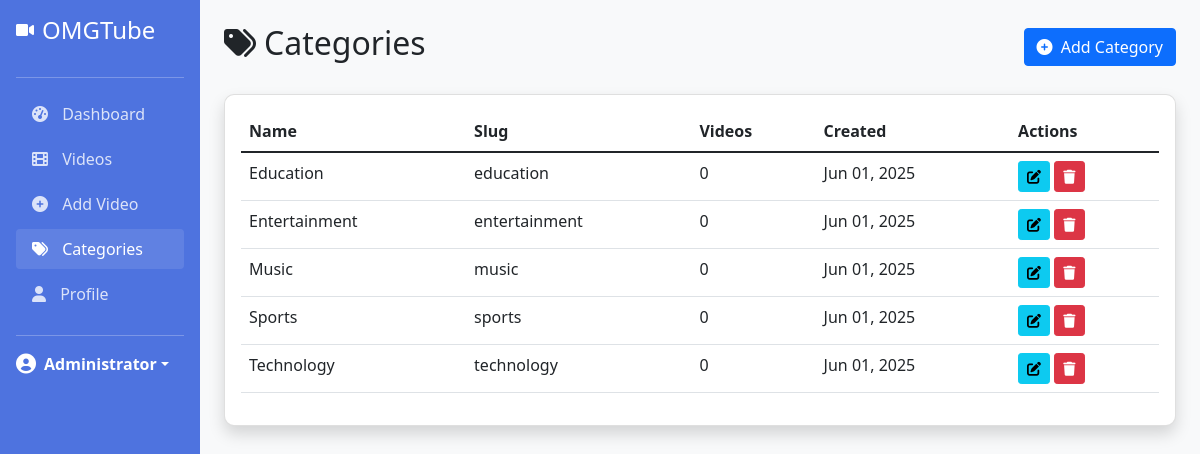
Screenshot of /admin/categories.php (signed in) with the database file from the repository.
### tables this page shows
CREATE TABLE categories (
    id INT AUTO_INCREMENT PRIMARY KEY,
    name VARCHAR(100) NOT NULL UNIQUE,
    slug VARCHAR(100) NOT NULL UNIQUE,
    created_at TIMESTAMP DEFAULT CURRENT_TIMESTAMP,
    updated_at TIMESTAMP DEFAULT CURRENT_TIMESTAMP ON UPDATE CURRENT_TIMESTAMP
);

### admin/categories.php (the view, shortened to what this page needs)
<?php
require_once '../includes/session.php';
$query = "SELECT c.*, COUNT(v.id) as video_count
          FROM categories c
          LEFT JOIN videos v ON c.id = v.category_id
          GROUP BY c.id
          ORDER BY c.name ASC";
$categories = $conn->query($query);
?>
<!DOCTYPE html>
<html lang="en">
<head>
    <link href="https://cdn.jsdelivr.net/npm/bootstrap@5.1.3/dist/css/bootstrap.min.css" rel="stylesheet">
    <link rel="stylesheet" href="https://cdnjs.cloudflare.com/ajax/libs/font-awesome/6.0.0-beta3/css/all.min.css">
</head>
<body>
    <div class="container-fluid">
        <div class="row">
            <div class="col-md-2 sidebar p-0">
                <div class="d-flex flex-column p-3">
                    <a href="dashboard.php" class="d-flex align-items-center mb-3 text-decoration-none text-white">
                        <i class="fas fa-video me-2"></i>
                        <h4 class="mb-0">OMGTube</h4>
                    </a>
                    <hr>
                    <ul class="nav nav-pills flex-column mb-auto">
                        <li class="nav-item">
                            <a href="dashboard.php" class="nav-link">
                                <i class="fas fa-tachometer-alt"></i> Dashboard
                            </a>
                        </li>
                        <li class="nav-item">
                            <a href="videos.php" class="nav-link">
                                <i class="fas fa-film"></i> Videos
                            </a>
                        </li>
                        <li class="nav-item">
                            <a href="add_video.php" class="nav-link">
                                <i class="fas fa-plus-circle"></i> Add Video
                            </a>
                        </li>
                        <li class="nav-item">
                            <a href="categories.php" class="nav-link active">
                                <i class="fas fa-tags"></i> Categories
                            </a>
                        </li>
                        <li class="nav-item">
                            <a href="profile.php" class="nav-link">
                                <i class="fas fa-user"></i> Profile
                            </a>
                        </li>
                    </ul>
                    <hr>
                    <div class="dropdown">
                        <a href="#" class="d-flex align-items-center text-white text-decoration-none dropdown-toggle" id="dropdownUser1" data-bs-toggle="dropdown" aria-expanded="false">
                            <i class="fas fa-user-circle me-2 fs-5"></i>
                            <strong><?php echo $_SESSION['full_name']; ?></strong>
                        </a>
                    </div>
                </div>
            </div>
            <div class="col-md-10 p-4">
                <div class="d-flex justify-content-between align-items-center mb-4">
                    <h2><i class="fas fa-tags me-2"></i>Categories</h2>
                    <button class="btn btn-primary" data-bs-toggle="modal" data-bs-target="#addCategoryModal">
                        <i class="fas fa-plus-circle me-1"></i> Add Category
                    </button>
                </div>
                <div class="card shadow mb-4">
                    <div class="card-body">
                        <div class="table-responsive">
                            <table class="table table-hover">
                                <thead>
                                    <tr>
                                        <th>Name</th>
                                        <th>Slug</th>
                                        <th>Videos</th>
                                        <th>Created</th>
                                        <th>Actions</th>
                                    </tr>
                                </thead>
                                <tbody>
                                    <?php if ($categories->num_rows > 0): ?>
                                        <?php while ($category = $categories->fetch_assoc()): ?>
                                            <tr>
                                                <td><?php echo $category['name']; ?></td>
                                                <td><?php echo $category['slug']; ?></td>
                                                <td><?php echo $category['video_count']; ?></td>
                                                <td><?php echo date('M d, Y', strtotime($category['created_at'])); ?></td>
                                                <td>
                                                    <button class="btn btn-sm btn-info edit-category"
                                                            data-id="<?php echo $category['id']; ?>"
                                                            data-name="<?php echo $category['name']; ?>"
                                                            data-bs-toggle="modal"
                                                            data-bs-target="#editCategoryModal">
                                                        <i class="fas fa-edit"></i>
                                                    </button>
                                                    <?php if ($category['video_count'] == 0): ?>
                                                        <button class="btn btn-sm btn-danger delete-category"
                                                                data-id="<?php echo $category['id']; ?>"
                                                                data-name="<?php echo $category['name']; ?>"
                                                                data-bs-toggle="modal"
                                                                data-bs-target="#deleteCategoryModal">
                                                            <i class="fas fa-trash"></i>
                                                        </button>
                                                    <?php endif; ?>
                                                </td>
                                            </tr>
                                        <?php endwhile; ?>
                                    <?php else: ?>
                                        <tr>
                                            <td colspan="5" class="text-center">No categories found</td>
                                        </tr>
                                    <?php endif; ?>
                                </tbody>
                            </table>
                        </div>
                    </div>
                </div>
            </div>
        </div>
    </div>
</body>
</html>

### admin/categories.php (style rules this page uses)
body { background-color: #f8f9fa; }
.sidebar { min-height: 100vh; background-color: #4e73df; color: white; }
.sidebar .nav-link { color: rgba(255, 255, 255, 0.8); margin-bottom: 5px; }
.sidebar .nav-link:hover, .sidebar .nav-link.active { color: white; background-color: rgba(255, 255, 255, 0.1); }
.sidebar .nav-link i { margin-right: 10px; }
.card { border-radius: 10px; box-shadow: 0 4px 6px rgba(0, 0, 0, 0.1); }

### rows the page displays
categories: name "Education", slug "education", video_count "0", created_at "Jun 01, 2025"
categories: name "Entertainment", slug "entertainment", video_count "0", created_at "Jun 01, 2025"
categories: name "Music", slug "music", video_count "0", created_at "Jun 01, 2025"
categories: name "Sports", slug "sports", video_count "0", created_at "Jun 01, 2025"
categories: name "Technology", slug "technology", video_count "0", created_at "Jun 01, 2025"

### other values shown
$_SESSION['full_name'] "Administrator"
